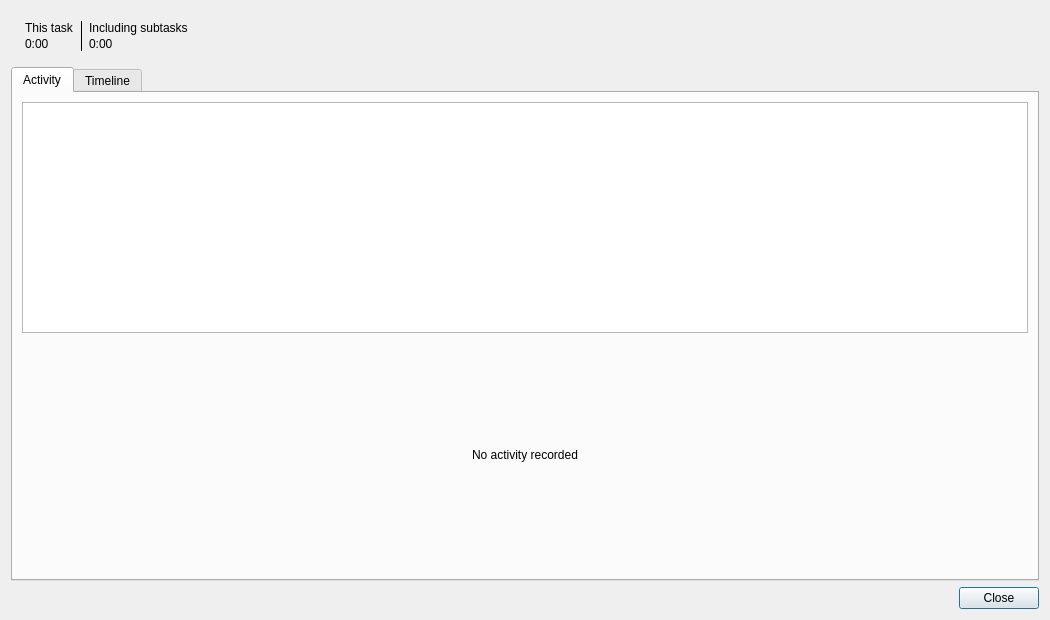
<?xml version="1.0" encoding="UTF-8"?>

<!--
SPDX-FileCopyrightText: 2009 Thorsten Staerk and Mathias Soeken <msoeken@tzi.de>
SPDX-FileCopyrightText: 2019 Alexander Potashev <aspotashev@gmail.com>
SPDX-License-Identifier: GPL-2.0-or-later
-->

<ui version="4.0">
 <class>HistoryDialog</class>
 <widget class="QDialog" name="HistoryDialog">
  <property name="geometry">
   <rect>
    <x>0</x>
    <y>0</y>
    <width>1050</width>
    <height>620</height>
   </rect>
  </property>
  <property name="windowTitle">
   <string>Edit History</string>
  </property>
    <layout class="QVBoxLayout" name="verticalLayout">
     <item>
      <widget class="QFrame" name="activitySummary">
       <property name="frameShape">
        <enum>QFrame::NoFrame</enum>
       </property>
       <layout class="QHBoxLayout" name="summaryLayout">
        <property name="leftMargin">
         <number>14</number>
        </property>
        <property name="topMargin">
         <number>10</number>
        </property>
        <property name="rightMargin">
         <number>14</number>
        </property>
        <property name="bottomMargin">
         <number>10</number>
        </property>
        <item>
         <layout class="QVBoxLayout" name="taskTimeLayout">
         <property name="spacing">
          <number>2</number>
         </property>
         <item>
          <widget class="QLabel" name="taskTimeCaption">
           <property name="text">
            <string>This task</string>
           </property>
           <property name="objectName">
            <string>activityMetricCaption</string>
           </property>
          </widget>
         </item>
         <item>
          <widget class="QLabel" name="taskTimeValue">
           <property name="text">
            <string>0:00</string>
           </property>
           <property name="objectName">
            <string>activityMetricValue</string>
           </property>
          </widget>
         </item>
         </layout>
        </item>
        <item>
         <widget class="QFrame" name="summaryDivider">
         <property name="frameShape">
          <enum>QFrame::VLine</enum>
         </property>
         <property name="frameShadow">
          <enum>QFrame::Plain</enum>
         </property>
         </widget>
        </item>
        <item>
         <layout class="QVBoxLayout" name="totalTimeLayout">
         <property name="spacing">
          <number>2</number>
         </property>
         <item>
          <widget class="QLabel" name="totalTimeCaption">
           <property name="text">
            <string>Including subtasks</string>
           </property>
           <property name="objectName">
            <string>activityMetricCaption</string>
           </property>
          </widget>
         </item>
         <item>
          <widget class="QLabel" name="totalTimeValue">
           <property name="text">
            <string>0:00</string>
           </property>
           <property name="objectName">
            <string>activityMetricValue</string>
           </property>
          </widget>
         </item>
         </layout>
        </item>
        <item>
         <spacer name="summarySpacer">
         <property name="orientation">
          <enum>Qt::Horizontal</enum>
         </property>
         <property name="sizeHint" stdset="0">
          <size>
           <width>40</width>
           <height>20</height>
          </size>
         </property>
         </spacer>
        </item>
       </layout>
        </widget>
     </item>
     <item>
      <widget class="QTabWidget" name="activityTabs">
       <property name="currentIndex">
        <number>0</number>
       </property>
       <widget class="QWidget" name="activityPage">
        <attribute name="title">
         <string>Activity</string>
        </attribute>
        <layout class="QVBoxLayout" name="activityPageLayout">
         <item>
          <widget class="QTableWidget" name="historytablewidget"/>
         </item>
         <item>
          <widget class="QLabel" name="activityEmptyState">
           <property name="sizePolicy">
            <sizepolicy hsizetype="Expanding" vsizetype="Expanding">
             <horstretch>0</horstretch>
             <verstretch>0</verstretch>
            </sizepolicy>
           </property>
           <property name="text">
            <string>No activity recorded</string>
           </property>
           <property name="alignment">
            <set>Qt::AlignCenter</set>
           </property>
          </widget>
         </item>
        </layout>
       </widget>
       <widget class="QWidget" name="timelinePage">
        <attribute name="title">
         <string>Timeline</string>
        </attribute>
        <layout class="QVBoxLayout" name="timelinePageLayout">
         <item>
          <widget class="QScrollArea" name="timelineScrollArea">
           <property name="widgetResizable">
            <bool>true</bool>
           </property>
           <widget class="QWidget" name="timelineContainer">
            <property name="geometry">
             <rect>
              <x>0</x>
              <y>0</y>
              <width>620</width>
              <height>220</height>
             </rect>
            </property>
           </widget>
          </widget>
         </item>
        </layout>
       </widget>
      </widget>
     </item>
     <item>
    <widget class="QDialogButtonBox" name="buttonbox">
     <property name="standardButtons">
      <set>QDialogButtonBox::Close</set>
     </property>
    </widget>
   </item>
  </layout>
 </widget>
 <resources/>
 <connections/>
</ui>
